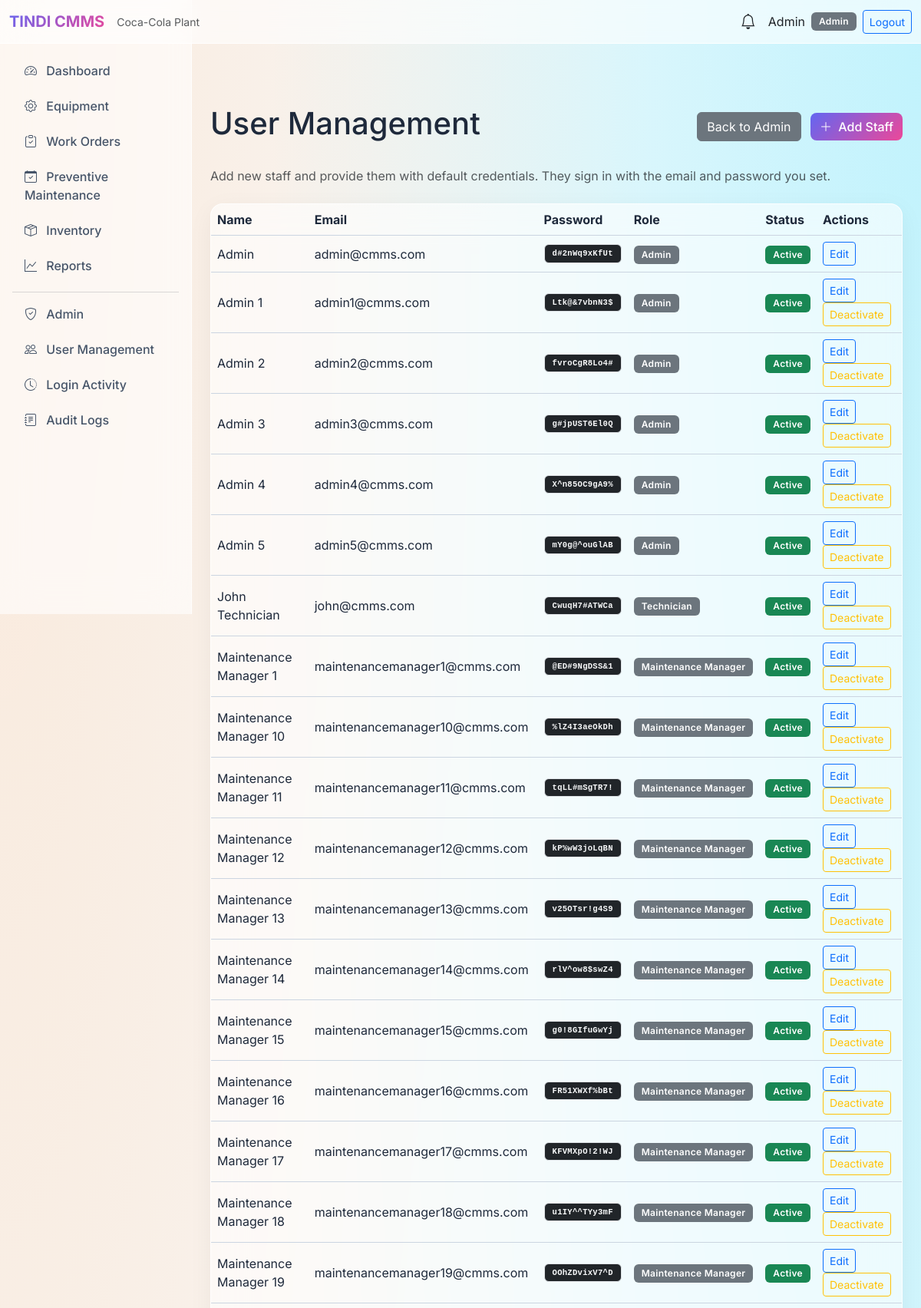
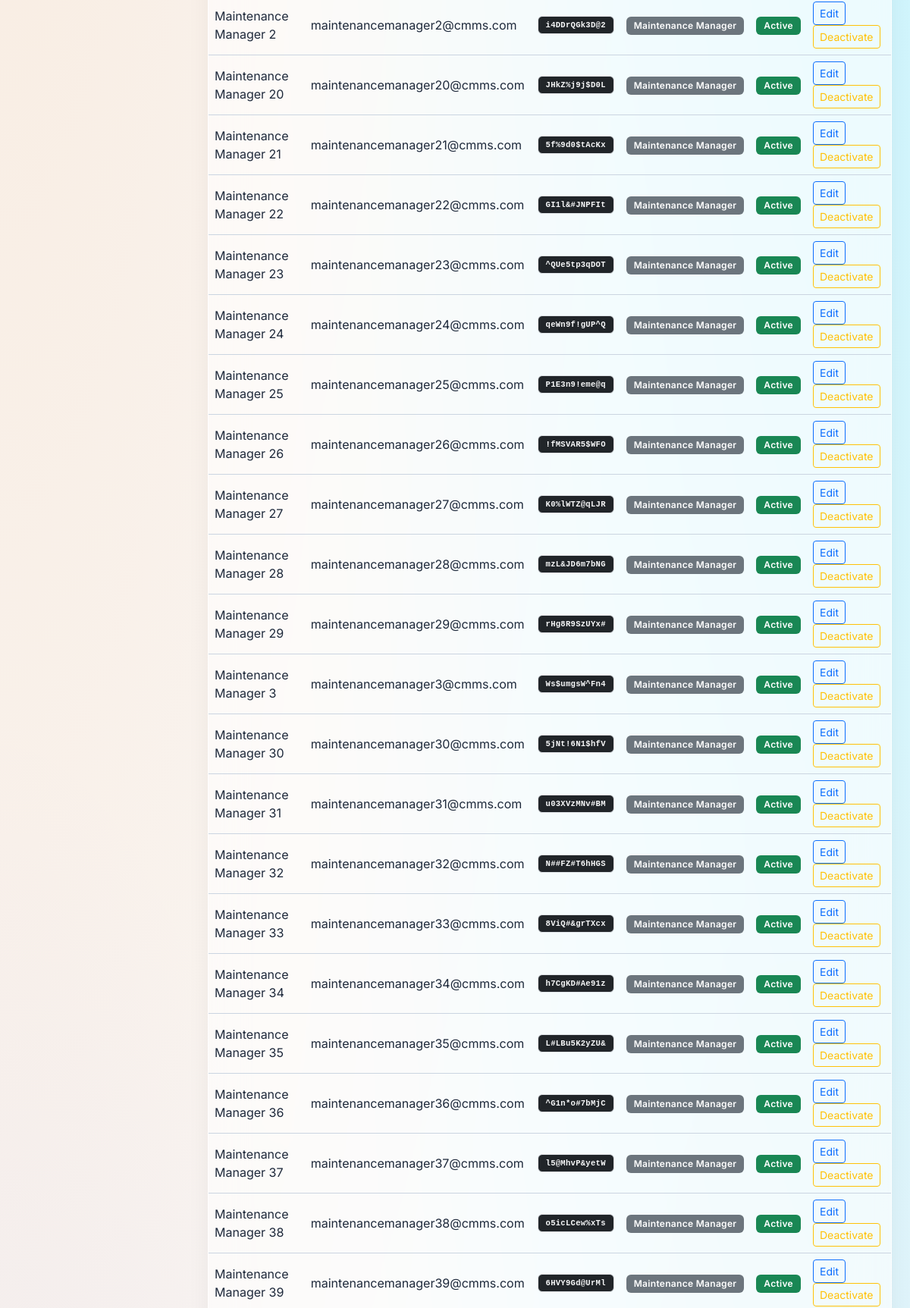
Page /admin/users (signed in, upper part) on the committed database (2 pictures, top to bottom).
### tables this page shows
CREATE TABLE users (
    id INTEGER PRIMARY KEY AUTOINCREMENT,
    name TEXT NOT NULL,
    email TEXT UNIQUE NOT NULL,
    password_hash TEXT NOT NULL,
    role TEXT NOT NULL CHECK(role IN ('Admin', 'Maintenance Manager', 'Technician', 'Store Manager')),
    is_active INTEGER DEFAULT 1,
    created_at TIMESTAMP DEFAULT CURRENT_TIMESTAMP,
    updated_at TIMESTAMP DEFAULT CURRENT_TIMESTAMP
, last_login TIMESTAMP, password TEXT);

### app/routes/admin_routes.py (the view)
@admin_bp.route('/admin/users')
@login_required
@role_required('Admin')
def users():
    users_list = get_all_users()
    return render_template('admin/users.html', users=users_list)

### app/models/notification.py (called while the page is built)
def get_unread(user_id):
    return execute_query(
        "SELECT * FROM notifications WHERE user_id = ? AND is_read = 0 ORDER BY created_at DESC",
        (user_id,), fetch_all=True
    )

### app/models/user.py (called while the page is built)
def get_by_id(user_id):
    return execute_query(
        "SELECT id, name, email, role, is_active FROM users WHERE id = ?",
        (user_id,), fetch_one=True
    )

def get_all_users():
    return execute_query(
        "SELECT id, name, email, role, is_active, created_at, password FROM users ORDER BY name",
        fetch_all=True
    )

### app/routes/auth_routes.py (called while the page is built)
def login_required(f):
    @wraps(f)
    def decorated(*args, **kwargs):
        if 'user_id' not in session:
            flash('Please log in to access this page.', 'warning')
            return redirect(url_for('auth.login'))
        return f(*args, **kwargs)
    return decorated

def role_required(*allowed_roles):
    def decorator(f):
        @wraps(f)
        def decorated(*args, **kwargs):
            if 'user_id' not in session:
                flash('Please log in.', 'warning')
                return redirect(url_for('auth.login'))
            user = get_by_id(session['user_id'])
            if not user or user['role'] not in allowed_roles:
                flash('Access denied. Insufficient permissions.', 'danger')
                return redirect(url_for('main.dashboard'))
            return f(*args, **kwargs)
        return decorated
    return decorator

### database/db.py (called while the page is built)
def get_connection():
    conn = sqlite3.connect(DATABASE)
    conn.row_factory = sqlite3.Row
    conn.execute("PRAGMA foreign_keys = ON")
    return conn

def execute_query(query, params=(), fetch_one=False, fetch_all=False, commit=True):
    conn = get_connection()
    cursor = conn.cursor()
    cursor.execute(query, params)
    result = None
    if fetch_one:
        row = cursor.fetchone()
        result = dict(row) if row else None
    elif fetch_all:
        rows = cursor.fetchall()
        result = [dict(row) for row in rows]
    else:
        if commit:
            conn.commit()
        result = cursor.lastrowid
    conn.close()
    return result

### templates/admin/users.html (shortened to what this page needs)
{% extends "base.html" %}
{% block content %}
<div class="d-flex justify-content-between align-items-center mb-4">
    <h1>User Management</h1>
    <div>
        <a href="{{ url_for('admin.dashboard') }}" class="btn btn-secondary me-2">Back to Admin</a>
        <a href="{{ url_for('admin.add_user') }}" class="btn btn-primary"><i class="bi bi-plus-lg me-1"></i> Add Staff</a>
    </div>
</div>
<p class="text-muted mb-4">Add new staff and provide them with default credentials. They sign in with the email and password you set.</p>
<div class="card">
    <div class="table-responsive">
        <table class="table table-dark table-hover mb-0">
            <thead>
                <tr>
                    <th>Name</th>
                    <th>Email</th>
                    <th>Password</th>
                    <th>Role</th>
                    <th>Status</th>
                    <th>Actions</th>
                </tr>
            </thead>
            <tbody>
                {% for u in users %}
                <tr>
                    <td>{{ u.name }}</td>
                    <td>{{ u.email }}</td>
                    <td class="user-select-all font-monospace small"><span class="badge bg-dark border text-light">{{ u.password }}</span></td>
                    <td><span class="badge bg-secondary">{{ u.role }}</span></td>
                    <td>{% if u.is_active %}<span class="badge bg-success">Active</span>{% else %}<span class="badge bg-danger">Inactive</span>{% endif %}</td>
                    <td>
                        <a href="{{ url_for('admin.edit_user', uid=u.id) }}" class="btn btn-sm btn-outline-primary">Edit</a>
                        {% if u.id != current_user.id %}
                        {% if u.is_active %}
                        <form method="POST" action="{{ url_for('admin.deactivate_user', uid=u.id) }}" class="d-inline" onsubmit="return confirm('Deactivate this user?');">
                            <button type="submit" class="btn btn-sm btn-outline-warning">Deactivate</button>
                        </form>
                        {% else %}
                        <form method="POST" action="{{ url_for('admin.activate_user', uid=u.id) }}" class="d-inline">
                            <button type="submit" class="btn btn-sm btn-outline-success">Activate</button>
                        </form>
                        {% endif %}
                        {% endif %}
                    </td>
                </tr>
                {% else %}
                <tr><td colspan="6" class="text-center text-muted">No users.</td></tr>
                {% endfor %}
            </tbody>
        </table>
    </div>
</div>
{% endblock %}

### templates/base.html (shortened to what this page needs)
<!DOCTYPE html>
<html lang="en">
<head>
    <link href="https://cdn.jsdelivr.net/npm/bootstrap@5.3.2/dist/css/bootstrap.min.css" rel="stylesheet">
    <link href="https://cdn.jsdelivr.net/npm/bootstrap-icons@1.11.1/font/bootstrap-icons.css" rel="stylesheet">
</head>
<body>
    {% if current_user %}
    <nav class="navbar navbar-expand-lg navbar-light navbar-custom">
        <div class="container-fluid">
            <a class="navbar-brand brand-gradient fw-bold" href="{{ url_for('main.dashboard') }}">TINDI CMMS</a>
            <span class="text-muted small">Coca-Cola Plant</span>
            <div class="ms-auto d-flex align-items-center">
                <div class="dropdown me-3">
                    <a class="text-dark position-relative" href="#" data-bs-toggle="dropdown">
                        <i class="bi bi-bell fs-5"></i>
                    </a>
                </div>
                <span class="text-dark me-2">{{ current_user.name }}</span>
                <span class="badge bg-secondary">{{ current_user.role }}</span>
                <a href="{{ url_for('auth.logout') }}" class="btn btn-outline-primary btn-sm ms-2">Logout</a>
            </div>
        </div>
    </nav>
    <div class="d-flex">
        <aside class="sidebar position-fixed top-0 start-0 vh-100"
            style="width: var(--sidebar-width); padding-top: 56px;">
            <nav class="nav flex-column p-3">
                <a class="nav-link rounded"
                    href="{{ url_for('admin.dashboard') if current_user.role == 'Admin' else url_for('main.dashboard') }}"><i
                        class="bi bi-speedometer2 me-2"></i> Dashboard</a>
                {% if current_user.role in ['Admin', 'Maintenance Manager', 'Technician'] %}
                <a class="nav-link rounded" href="{{ url_for('equipment.list_equipment') }}"><i
                        class="bi bi-gear me-2"></i> Equipment</a>
                {% endif %}
                {% if current_user.role in ['Admin', 'Maintenance Manager', 'Technician'] %}
                <a class="nav-link rounded" href="{{ url_for('work_order.list_work_orders') }}"><i
                        class="bi bi-clipboard-check me-2"></i> Work Orders</a>
                {% endif %}
                {% if current_user.role in ['Admin', 'Maintenance Manager'] %}
                <a class="nav-link rounded" href="{{ url_for('maintenance.list_schedules') }}"><i
                        class="bi bi-calendar-check me-2"></i> Preventive Maintenance</a>
                {% endif %}
                {% if current_user.role in ['Admin', 'Store Manager', 'Maintenance Manager'] %}
                <a class="nav-link rounded" href="{{ url_for('inventory.list_inventory') }}"><i
                        class="bi bi-box-seam me-2"></i> Inventory</a>
                {% endif %}
                {% if current_user.role in ['Admin', 'Maintenance Manager'] %}
                <a class="nav-link rounded" href="{{ url_for('reports.index') }}"><i class="bi bi-graph-up me-2"></i>
                    Reports</a>
                {% endif %}
                {% if current_user.role == 'Admin' %}
                <hr class="border-secondary my-2">
                <a class="nav-link rounded" href="{{ url_for('admin.dashboard') }}"><i
                        class="bi bi-shield-check me-2"></i> Admin</a>
                <a class="nav-link rounded" href="{{ url_for('admin.users') }}"><i class="bi bi-people me-2"></i> User
                    Management</a>
                <a class="nav-link rounded" href="{{ url_for('admin.login_activity') }}"><i
                        class="bi bi-clock-history me-2"></i> Login Activity</a>
                <a class="nav-link rounded" href="{{ url_for('audit.audit_logs') }}"><i
                        class="bi bi-journal-text me-2"></i> Audit Logs</a>
                {% endif %}
            </nav>
        </aside>
        <main class="main-content flex-grow-1 p-4" style="padding-top: 80px !important;">
            {% block content %}{% endblock %}
        </main>
    </div>
    {% else %}
    {% block full_page %}{% endblock %}
    {% endif %}
</body>
</html>

### templates/base.html (style rules this page uses)
:root { --sidebar-width: 250px; --glass-bg: rgba(255, 255, 255, 0.6); --glass-border: rgba(255, 255, 255, 0.8); --accent-glow: rgba(99, 102, 241, 0.4); }
body { background-color: #f8fafc; background-image: radial-gradient(at 0% 0%, hsla(28,100%,74%,0.25) 0px, transparent 50%), radial-gradient(at 100% 0%, hsla(189,100%,56%,0.25) 0px, transparent 50%), radial-gradient(at 100% 100%, hsla(340,100%,76%,0.25) 0px, transparent 50%), radial-gradient(at 0% 100%, hsla(242,100%,70%,0.25) 0px, transparent 50%); background-attachment: fixed; color: #1e293b; font-family: 'Inter', sans-serif; min-height: 100vh; }
.sidebar { min-height: 100vh; background: var(--glass-bg); backdrop-filter: blur(24px); -webkit-backdrop-filter: blur(24px); border-right: 1px solid var(--glass-border); transition: all 0.3s ease; }
.sidebar .nav-link { color: #475569; border-radius: 8px; margin-bottom: 6px; transition: all 0.3s cubic-bezier(0.4, 0, 0.2, 1); font-weight: 500; }
.main-content { margin-left: var(--sidebar-width); min-height: 100vh; background: transparent; }
.card { background: var(--glass-bg); backdrop-filter: blur(24px); -webkit-backdrop-filter: blur(24px); border: 1px solid var(--glass-border); border-radius: 16px; color: #1e293b; box-shadow: 0 8px 32px rgba(0, 0, 0, 0.05); transition: transform 0.3s ease, box-shadow 0.3s ease; }
.table { color: #1e293b; vertical-align: middle; }
.table-dark { --bs-table-bg: transparent; --bs-table-color: #1e293b; --bs-table-border-color: #cbd5e1; --bs-table-striped-bg: rgba(0, 0, 0, 0.02); --bs-table-striped-color: #1e293b; --bs-table-hover-bg: rgba(0, 0, 0, 0.04); --bs-table-hover-color: #1e293b; color: #1e293b; border-color: #cbd5e1; }
.navbar-custom { background: var(--glass-bg) !important; backdrop-filter: blur(24px); -webkit-backdrop-filter: blur(24px); border-bottom: 1px solid var(--glass-border); z-index: 1030; }
.brand-gradient { background: linear-gradient(135deg, #6366f1 0%, #ec4899 100%); -webkit-background-clip: text; background-clip: text; -webkit-text-fill-color: transparent; text-shadow: none; }
.btn-primary { background: linear-gradient(135deg, #6366f1 0%, #ec4899 100%); border: none; border-radius: 8px; font-weight: 500; color: #ffffff; transition: all 0.3s ease; }
.badge { padding: 6px 10px; border-radius: 6px; font-weight: 600; letter-spacing: 0.3px; }

### rows in the picture
users: name "Admin", role "Admin", email "admin@cmms.com", password "d#2nWq9xKfUt", is_active "Active"
users: name "Admin 1", email "admin1@cmms.com", password "Ltk@&7vbnN3$", role "Admin", is_active "Active"
users: name "Admin 2", email "admin2@cmms.com", password "fvroCgR8Lo4#", role "Admin", is_active "Active"
users: name "Admin 3", email "admin3@cmms.com", password "g#jpUST6El0Q", role "Admin", is_active "Active"
users: name "Admin 4", email "admin4@cmms.com", password "X^n85OC9gA9%", role "Admin", is_active "Active"
users: name "Admin 5", email "admin5@cmms.com", password "mY0g@^ouGlAB", role "Admin", is_active "Active"
users: name "John Technician", email "john@cmms.com", password "CwuqH7#ATWCa", role "Technician", is_active "Active"
users: name "Maintenance Manager 1", email "maintenancemanager1@cmms.com", password "@ED#9NgDSS&1", role "Maintenance Manager", is_active "Active"
users: name "Maintenance Manager 10", email "maintenancemanager10@cmms.com", password "%lZ4I3aeOkDh", role "Maintenance Manager", is_active "Active"
users: name "Maintenance Manager 11", email "maintenancemanager11@cmms.com", password "tqLL#mSgTR7!", role "Maintenance Manager", is_active "Active"
users: name "Maintenance Manager 12", email "maintenancemanager12@cmms.com", password "kP%wW3joLqBN", role "Maintenance Manager", is_active "Active"
users: name "Maintenance Manager 13", email "maintenancemanager13@cmms.com", password "v25OTsr!g4S9", role "Maintenance Manager", is_active "Active"
users: name "Maintenance Manager 14", email "maintenancemanager14@cmms.com", password "rlV^ow8$swZ4", role "Maintenance Manager", is_active "Active"
users: name "Maintenance Manager 15", email "maintenancemanager15@cmms.com", password "g0!8GIfuGwYj", role "Maintenance Manager", is_active "Active"
users: name "Maintenance Manager 16", email "maintenancemanager16@cmms.com", password "FR51XWXf%bBt", role "Maintenance Manager", is_active "Active"
users: name "Maintenance Manager 17", email "maintenancemanager17@cmms.com", password "KFVMXpO!2!WJ", role "Maintenance Manager", is_active "Active"
users: name "Maintenance Manager 18", email "maintenancemanager18@cmms.com", password "u1IY^^TYy3mF", role "Maintenance Manager", is_active "Active"
users: name "Maintenance Manager 19", email "maintenancemanager19@cmms.com", password "OOhZDvixV7^D", role "Maintenance Manager", is_active "Active"
users: name "Maintenance Manager 2", email "maintenancemanager2@cmms.com", password "i4DDrQGk3D@2", role "Maintenance Manager", is_active "Active"
users: name "Maintenance Manager 20", email "maintenancemanager20@cmms.com", password "JHkZ%j9j$D0L", role "Maintenance Manager", is_active "Active"
users: name "Maintenance Manager 21", email "maintenancemanager21@cmms.com", password "5f%9d0$tAcKx", role "Maintenance Manager", is_active "Active"
users: name "Maintenance Manager 22", email "maintenancemanager22@cmms.com", password "GI1l&#JNPFIt", role "Maintenance Manager", is_active "Active"
users: name "Maintenance Manager 23", email "maintenancemanager23@cmms.com", password "^QUe5tp3qDOT", role "Maintenance Manager", is_active "Active"
users: name "Maintenance Manager 24", email "maintenancemanager24@cmms.com", password "qeWn9f!gUP^Q", role "Maintenance Manager", is_active "Active"
users: name "Maintenance Manager 25", email "maintenancemanager25@cmms.com", password "P1E3n9!eme@q", role "Maintenance Manager", is_active "Active"
users: name "Maintenance Manager 26", email "maintenancemanager26@cmms.com", password "!fMSVAR5$WFO", role "Maintenance Manager", is_active "Active"
users: name "Maintenance Manager 27", email "maintenancemanager27@cmms.com", password "K0%lWTZ@qLJR", role "Maintenance Manager", is_active "Active"
users: name "Maintenance Manager 28", email "maintenancemanager28@cmms.com", password "mzL&JD6m7bNG", role "Maintenance Manager", is_active "Active"
users: name "Maintenance Manager 29", email "maintenancemanager29@cmms.com", password "rHg8R9SzUYx#", role "Maintenance Manager", is_active "Active"
users: name "Maintenance Manager 3", email "maintenancemanager3@cmms.com", password "Ws$umgsW^Fn4", role "Maintenance Manager", is_active "Active"
users: name "Maintenance Manager 30", email "maintenancemanager30@cmms.com", password "5jNt!6N1$hfV", role "Maintenance Manager", is_active "Active"
users: name "Maintenance Manager 31", email "maintenancemanager31@cmms.com", password "u03XVzMNv#BM", role "Maintenance Manager", is_active "Active"
users: name "Maintenance Manager 32", email "maintenancemanager32@cmms.com", password "N##FZ#T6hHGS", role "Maintenance Manager", is_active "Active"
users: name "Maintenance Manager 33", email "maintenancemanager33@cmms.com", password "8ViQ#&grTXcx", role "Maintenance Manager", is_active "Active"
users: name "Maintenance Manager 34", email "maintenancemanager34@cmms.com", password "h7CgKD#Ae91z", role "Maintenance Manager", is_active "Active"
users: name "Maintenance Manager 35", email "maintenancemanager35@cmms.com", password "L#LBu5K2yZU&", role "Maintenance Manager", is_active "Active"
users: name "Maintenance Manager 36", email "maintenancemanager36@cmms.com", password "^G1n*o#7bMjC", role "Maintenance Manager", is_active "Active"
users: name "Maintenance Manager 37", email "maintenancemanager37@cmms.com", password "l5@MhvP&yetW", role "Maintenance Manager", is_active "Active"
users: name "Maintenance Manager 38", email "maintenancemanager38@cmms.com", password "o5icLCew%xTs", role "Maintenance Manager", is_active "Active"
users: name "Maintenance Manager 39", email "maintenancemanager39@cmms.com", password "6HVY9Gd@UrMl", role "Maintenance Manager", is_active "Active"
